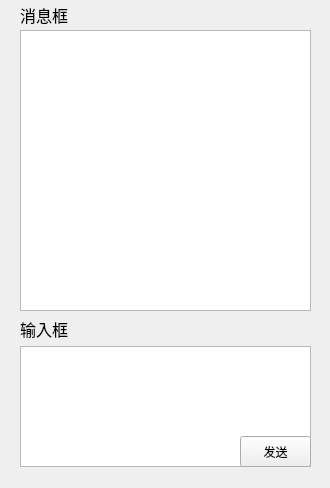
<?xml version="1.0" encoding="UTF-8"?>
<ui version="4.0">
 <class>chatWindow</class>
 <widget class="QMainWindow" name="chatWindow">
  <property name="geometry">
   <rect>
    <x>0</x>
    <y>0</y>
    <width>330</width>
    <height>488</height>
   </rect>
  </property>
  <property name="windowTitle">
   <string>聊天室 Designed By Jikai</string>
  </property>
  <widget class="QWidget" name="centralwidget">
   <widget class="QPushButton" name="pushButton">
    <property name="geometry">
     <rect>
      <x>240</x>
      <y>436</y>
      <width>71</width>
      <height>31</height>
     </rect>
    </property>
    <property name="text">
     <string>发送</string>
    </property>
   </widget>
   <widget class="QTextEdit" name="textEdit">
    <property name="geometry">
     <rect>
      <x>20</x>
      <y>346</y>
      <width>291</width>
      <height>121</height>
     </rect>
    </property>
    <property name="html">
     <string>&lt;!DOCTYPE HTML PUBLIC &quot;-//W3C//DTD HTML 4.0//EN&quot; &quot;http://www.w3.org/TR/REC-html40/strict.dtd&quot;&gt;
&lt;html&gt;&lt;head&gt;&lt;meta name=&quot;qrichtext&quot; content=&quot;1&quot; /&gt;&lt;style type=&quot;text/css&quot;&gt;
p, li { white-space: pre-wrap; }
&lt;/style&gt;&lt;/head&gt;&lt;body style=&quot; font-family:'SimSun'; font-size:9pt; font-weight:400; font-style:normal;&quot;&gt;
&lt;p style=&quot;-qt-paragraph-type:empty; margin-top:0px; margin-bottom:0px; margin-left:0px; margin-right:0px; -qt-block-indent:0; text-indent:0px;&quot;&gt;&lt;br /&gt;&lt;/p&gt;&lt;/body&gt;&lt;/html&gt;</string>
    </property>
   </widget>
   <widget class="QLabel" name="label">
    <property name="geometry">
     <rect>
      <x>20</x>
      <y>314</y>
      <width>54</width>
      <height>31</height>
     </rect>
    </property>
    <property name="text">
     <string>&lt;!DOCTYPE HTML PUBLIC &quot;-//W3C//DTD HTML 4.0//EN&quot; &quot;http://www.w3.org/TR/REC-html40/strict.dtd&quot;&gt;
&lt;html&gt;&lt;head&gt;&lt;meta name=&quot;qrichtext&quot; content=&quot;1&quot; /&gt;&lt;style type=&quot;text/css&quot;&gt;
p, li { white-space: pre-wrap; }
&lt;/style&gt;&lt;/head&gt;&lt;body style=&quot; font-family:'SimSun'; font-size:9pt; font-weight:400; font-style:normal;&quot;&gt;
&lt;p style=&quot; margin-top:0px; margin-bottom:0px; margin-left:0px; margin-right:0px; -qt-block-indent:0; text-indent:0px;&quot;&gt;&lt;span style=&quot; font-size:12pt;&quot;&gt;输入框&lt;/span&gt;&lt;/p&gt;&lt;/body&gt;&lt;/html&gt;</string>
    </property>
   </widget>
   <widget class="QTextBrowser" name="textBrowser">
    <property name="geometry">
     <rect>
      <x>20</x>
      <y>30</y>
      <width>291</width>
      <height>281</height>
     </rect>
    </property>
   </widget>
   <widget class="QLabel" name="label_2">
    <property name="geometry">
     <rect>
      <x>20</x>
      <y>0</y>
      <width>54</width>
      <height>31</height>
     </rect>
    </property>
    <property name="font">
     <font>
      <family>微软雅黑</family>
      <pointsize>12</pointsize>
     </font>
    </property>
    <property name="text">
     <string>&lt;!DOCTYPE HTML PUBLIC &quot;-//W3C//DTD HTML 4.0//EN&quot; &quot;http://www.w3.org/TR/REC-html40/strict.dtd&quot;&gt;
&lt;html&gt;&lt;head&gt;&lt;meta name=&quot;qrichtext&quot; content=&quot;1&quot; /&gt;&lt;style type=&quot;text/css&quot;&gt;
p, li { white-space: pre-wrap; }
&lt;/style&gt;&lt;/head&gt;&lt;body style=&quot; font-family:'SimSun'; font-size:12pt; font-weight:400; font-style:normal;&quot;&gt;
&lt;p style=&quot; margin-top:0px; margin-bottom:0px; margin-left:0px; margin-right:0px; -qt-block-indent:0; text-indent:0px;&quot;&gt;消息框&lt;/p&gt;&lt;/body&gt;&lt;/html&gt;</string>
    </property>
   </widget>
   <zorder>textEdit</zorder>
   <zorder>pushButton</zorder>
   <zorder>label</zorder>
   <zorder>textBrowser</zorder>
   <zorder>label_2</zorder>
  </widget>
 </widget>
 <resources/>
 <connections/>
</ui>
